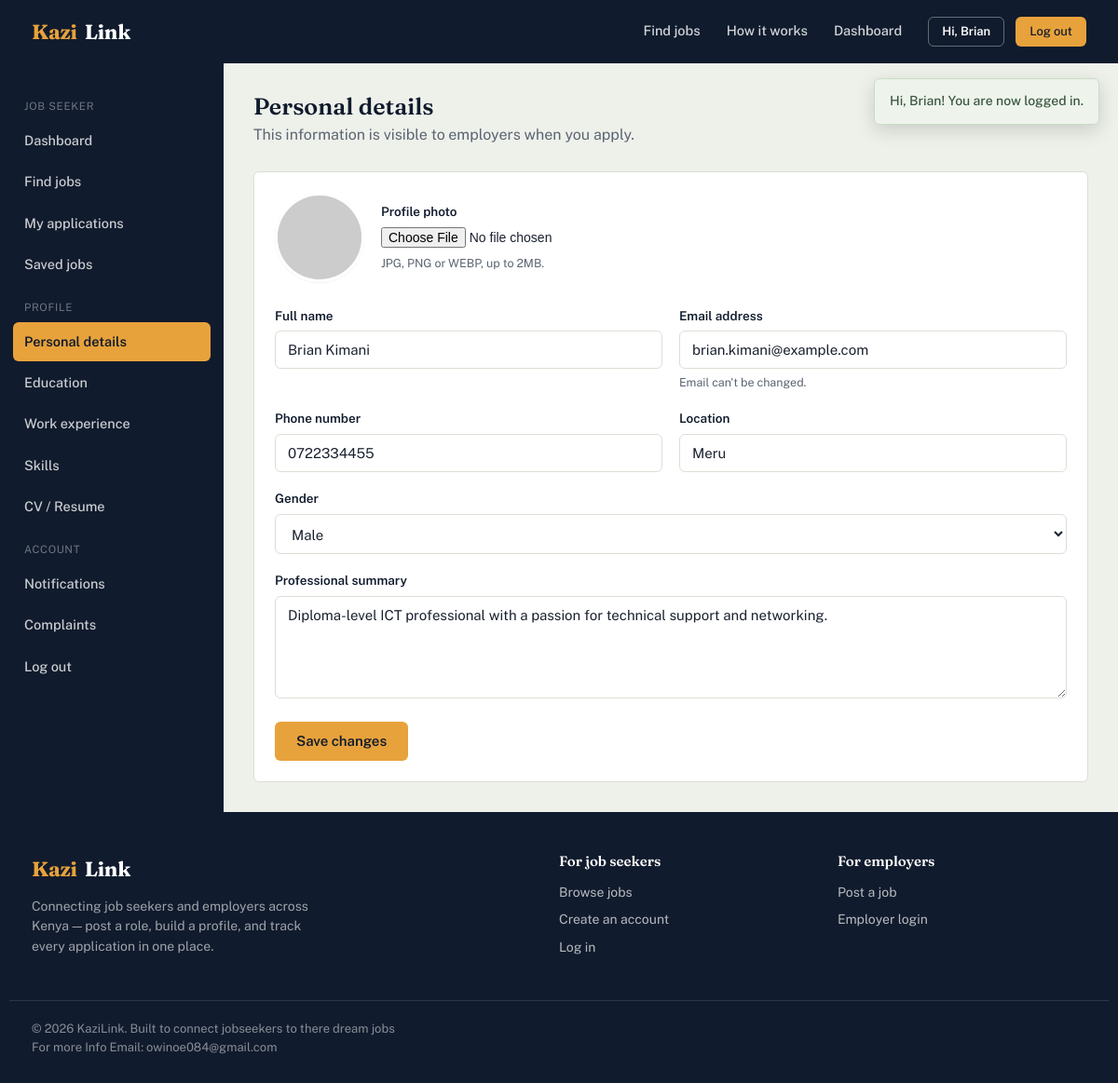
/seeker/profile.php (signed in), run on the app's committed database.
### tables this page shows
CREATE TABLE users (
    user_id     INT AUTO_INCREMENT PRIMARY KEY,
    full_name   VARCHAR(100) NOT NULL,
    email       VARCHAR(100) NOT NULL UNIQUE,
    phone       VARCHAR(20),
    password    VARCHAR(255) NOT NULL,
    role        ENUM('job_seeker','employer','admin') NOT NULL,
    status      ENUM('active','suspended') NOT NULL DEFAULT 'active',
    created_at  TIMESTAMP DEFAULT CURRENT_TIMESTAMP
);

CREATE TABLE job_seekers (
    seeker_id            INT AUTO_INCREMENT PRIMARY KEY,
    user_id              INT NOT NULL UNIQUE,
    location             VARCHAR(100),
    gender               VARCHAR(20),
    professional_summary TEXT,
    profile_photo        VARCHAR(255),
    FOREIGN KEY (user_id) REFERENCES users(user_id) ON DELETE CASCADE
);

### includes/functions.php (called while the page is built, shortened)
<?php
function e(?string $value): string
{
    return htmlspecialchars($value ?? '', ENT_QUOTES, 'UTF-8');
}
function get_flashes(): array
{
    $flashes = $_SESSION['flash'] ?? [];
    return $flashes;
}

### includes/auth.php (called while the page is built, shortened)
<?php
function current_user_id(): ?int
{
    return $_SESSION['user_id'] ?? null;
}
function current_user(): ?array
{
    $db = getDB();
    $stmt = $db->prepare('SELECT * FROM users WHERE user_id = ?');
    $stmt->execute([current_user_id()]);
    $cached = $stmt->fetch() ?: null;
    return $cached;
}

### seeker/profile.php (the view, shortened to what this page needs)
<?php
$db = getDB();
$userId = current_user_id();
$stmt = $db->prepare('SELECT u.full_name, u.email, u.phone, js.* FROM users u JOIN job_seekers js ON js.user_id = u.user_id WHERE u.user_id = ?');
$stmt->execute([$userId]);
$profile = $stmt->fetch();
$base = '../';
include __DIR__ . '/../includes/header.php';
?>
<div class="dash-shell">
  <?php include __DIR__ . '/../includes/sidebar-seeker.php'; ?>
  <main class="dash-main">
    <div class="dash-header">
      <div><h1>Personal details</h1><p>This information is visible to employers when you apply.</p></div>
    </div>
    <div class="card">
      <div class="card-body">
        <form method="post" enctype="multipart/form-data">
          <div style="display:flex; align-items:center; gap:18px; margin-bottom:26px;">
            <img class="profile-photo-lg" src="<?= $profile['profile_photo'] ? e('../' . $profile['profile_photo']) : 'https://api.dicebear.com/7.x/initials/svg?seed=' . urlencode($profile['full_name']) ?>" alt="">
            <div>
              <label style="margin-bottom:6px;">Profile photo</label>
              <input type="file" name="profile_photo" accept="image/*">
              <div class="field-hint">JPG, PNG or WEBP, up to 2MB.</div>
            </div>
          </div>
          <div class="form-row">
            <div class="form-group">
              <label for="full_name">Full name</label>
              <input type="text" id="full_name" name="full_name" value="<?= e($profile['full_name']) ?>" required>
            </div>
            <div class="form-group">
              <label>Email address</label>
              <input type="email" value="<?= e($profile['email']) ?>" disabled>
              <div class="field-hint">Email can't be changed.</div>
            </div>
          </div>
          <div class="form-row">
            <div class="form-group">
              <label for="phone">Phone number</label>
              <input type="tel" id="phone" name="phone" value="<?= e($profile['phone']) ?>">
            </div>
            <div class="form-group">
              <label for="location">Location</label>
              <input type="text" id="location" name="location" value="<?= e($profile['location']) ?>" placeholder="e.g. Meru">
            </div>
          </div>
          <div class="form-group">
            <label for="gender">Gender</label>
            <select id="gender" name="gender">
              <?php foreach (['Male', 'Female', 'Other'] as $g): ?>
                <option value="<?= $g ?>" <?= $profile['gender'] === $g ? 'selected' : '' ?>><?= $g ?></option>
              <?php endforeach; ?>
            </select>
          </div>
          <div class="form-group">
            <label for="professional_summary">Professional summary</label>
            <textarea id="professional_summary" name="professional_summary" placeholder="A short paragraph employers will see first..."><?= e($profile['professional_summary']) ?></textarea>
          </div>
          <button type="submit" class="btn btn-primary">Save changes</button>
        </form>
      </div>
    </div>
  </main>
</div>
<?php include __DIR__ . '/../includes/footer.php'; ?>

### includes/header.php (shortened to what this page needs)
<?php
$base = $base ?? '';
$user = current_user();
?>
<!DOCTYPE html>
<html lang="en">
<head>
<link rel="stylesheet" href="<?= e($base) ?>assets/css/style.css">
</head>
<body>
<?php $flashes = get_flashes(); if ($flashes): ?>
<div class="flash-stack">
  <?php foreach ($flashes as $f): ?>
    <div class="flash flash-<?= e($f['type']) ?>"><?= e($f['message']) ?></div>
  <?php endforeach; ?>
</div>
<?php endif; ?>
<header class="site-header">
  <div class="container">
    <a href="<?= e($base) ?>index.php" class="brand"><span class="brand-mark">Kazi</span>Link</a>
    <nav class="main-nav">
      <a href="<?= e($base) ?>jobs.php">Find jobs</a>
      <a href="<?= e($base) ?>index.php#how-it-works">How it works</a>
      <?php if ($user): ?>
        <?php if ($user['role'] === 'job_seeker'): ?>
          <a href="<?= e($base === '' ? 'seeker/' : '') ?>dashboard.php">Dashboard</a>
        <?php elseif ($user['role'] === 'employer'): ?>
          <a href="<?= e($base === '' ? 'employer/' : '') ?>dashboard.php">Dashboard</a>
        <?php elseif ($user['role'] === 'admin'): ?>
          <a href="<?= e($base === '' ? 'admin/' : '') ?>dashboard.php">Dashboard</a>
        <?php endif; ?>
        <div class="nav-actions">
          <span class="btn btn-outline-light btn-sm" style="pointer-events:none;">Hi, <?= e(explode(' ', $user['full_name'])[0]) ?></span>
          <a href="<?= e($base) ?>logout.php" class="btn btn-primary btn-sm">Log out</a>
        </div>
      <?php endif; ?>
    </nav>
  </div>
</header>

### assets/css/style.css (style rules this page uses)
:root { --ink: #101B2D; --ink-soft: #1B2940; --marigold: #E8A23B; --marigold-dark: #C9832450; --savanna: #4F6F52; --savanna-deep: #3C5740; --clay: #B5533C; --stone: #EEF0EA; --stone-deep: #E3E6DC; --paper: #FFFFFF; --text: #1B2130; --text-muted: #5B6472; --border: #DCDFD5; --radius: 6px; --shadow-sm: 0 1px 2px rgba(16, 27, 45, 0.06); --font-display: 'Fraunces', Georgia, serif; --font-body: 'Public Sans', -apple-system, BlinkMacSystemFont, 'Segoe UI', sans-serif; }
* { box-sizing: border-box; }
html { scroll-behavior: smooth; }
body { margin: 0; font-family: var(--font-body); color: var(--text); background: var(--stone); line-height: 1.55; -webkit-font-smoothing: antialiased; }
img { max-width: 100%; display: block; }
a { color: inherit; text-decoration: none; }
h1, h2, h3, h4 { font-family: var(--font-display); font-weight: 600; line-height: 1.15; margin: 0 0 0.5em; color: var(--ink); }
p { margin: 0 0 1em; }
.container { max-width: 1180px; margin: 0 auto; padding: 0 24px; }
.btn { display: inline-flex; align-items: center; justify-content: center; gap: 8px; padding: 11px 22px; border-radius: var(--radius); border: 1px solid transparent; font-family: var(--font-body); font-size: 15px; font-weight: 600; cursor: pointer; transition: transform 0.08s ease, background 0.15s ease, border-color 0.15s ease; line-height: 1.2; }
.btn-primary { background: var(--marigold); color: var(--ink); }
.btn-outline-light { background: transparent; border-color: rgba(255,255,255,0.35); color: #fff; }
.btn-sm { padding: 7px 14px; font-size: 13px; }
label { display: block; font-size: 13.5px; font-weight: 600; color: var(--ink); margin-bottom: 6px; }
.form-group { margin-bottom: 18px; }
.form-row { display: grid; grid-template-columns: 1fr 1fr; gap: 18px; }
input[type="text"], input[type="email"], input[type="password"], input[type="number"], input[type="date"], input[type="tel"], input[type="url"], select, textarea { width: 100%; padding: 11px 13px; font-family: var(--font-body); font-size: 15px; border: 1px solid var(--border); border-radius: var(--radius); background: #fff; color: var(--text); }
textarea { resize: vertical; min-height: 110px; }
.field-hint { font-size: 12.5px; color: var(--text-muted); margin-top: 5px; }
input[type="file"] { font-size: 14px; }
.site-header { background: var(--ink); color: #fff; position: sticky; top: 0; z-index: 40; }
.site-header .container { display: flex; align-items: center; justify-content: space-between; height: 68px; }
.brand { font-family: var(--font-display); font-size: 22px; font-weight: 700; color: #fff; display: flex; align-items: center; gap: 8px; letter-spacing: -0.01em; }
.brand-mark { color: var(--marigold); }
.main-nav { display: flex; align-items: center; gap: 28px; }
.main-nav a { font-size: 14.5px; font-weight: 500; color: rgba(255,255,255,0.82); padding: 6px 0; border-bottom: 2px solid transparent; }
.main-nav a.btn { padding: 7px 14px; font-size: 13px; border-bottom: 1px solid transparent; }
.main-nav a.btn-primary, .main-nav a.btn-primary:hover { color: var(--ink); }
.nav-actions { display: flex; align-items: center; gap: 12px; }
.flash-stack { position: fixed; top: 84px; right: 20px; z-index: 100; display: flex; flex-direction: column; gap: 10px; max-width: 360px; }
.flash { padding: 13px 16px; border-radius: var(--radius); font-size: 14px; font-weight: 500; box-shadow: 0 6px 20px rgba(0,0,0,0.15); animation: flashIn 0.2s ease; }
.flash-success { background: #eef4ec; color: var(--savanna-deep); border: 1px solid #c9dcc5; }
.dash-shell { display: flex; min-height: calc(100vh - 68px); }
.dash-main { flex: 1; padding: 32px; min-width: 0; }
.dash-header { display: flex; justify-content: space-between; align-items: flex-start; margin-bottom: 26px; flex-wrap: wrap; gap: 12px; }
.dash-header h1 { font-size: 25px; margin-bottom: 4px; }
.dash-header p { color: var(--text-muted); margin: 0; }
.card { background: #fff; border: 1px solid var(--border); border-radius: var(--radius); }
.card-body { padding: 22px; }
.profile-photo-lg { width: 96px; height: 96px; border-radius: 50%; object-fit: cover; background: var(--stone-deep); border: 3px solid #fff; box-shadow: var(--shadow-sm); }

### data on the page
users: full_name "Brian"
job_seekers: full_name "Brian Kimani", user.email "brian.kimani@example.com", phone "0722334455", location "Meru", gender "Male", professional_summary "Diploma-level ICT professional with a passion for technical support and networking."

### other printed values
$f['message'] "Hi, Brian! You are now logged in."
